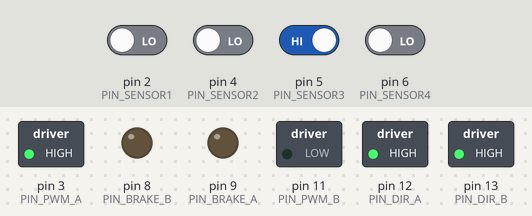
A sketch run on a simulated Arduino Uno, built with avr-gcc and run on an emulated ATmega328P. Parts: switched loads named in the sketch (green lamp = pin HIGH), output pins drawn as LEDs (lit = HIGH). The inputs (shaded band) are chosen by the test bench; at power-on: pin 5 (PIN_SENSOR3) HIGH, pin 2 (PIN_SENSOR1), pin 4 (PIN_SENSOR2), pin 6 (PIN_SENSOR4) LOW.

Above: at 1.2 s.
1.3 s: pin 2 (PIN_SENSOR1) driven HIGH
At 2.2 s:
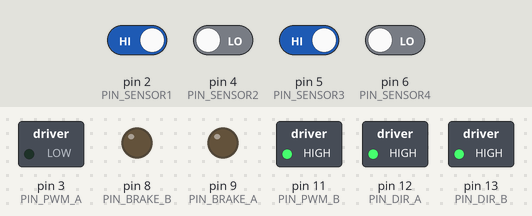
2.8 s: pin 2 (PIN_SENSOR1) driven LOW
At 3.3 s:
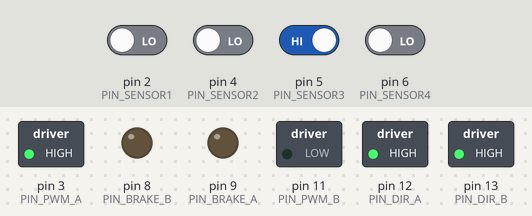
4.3 s: pin 5 (PIN_SENSOR3) driven LOW
At 5.5 s:
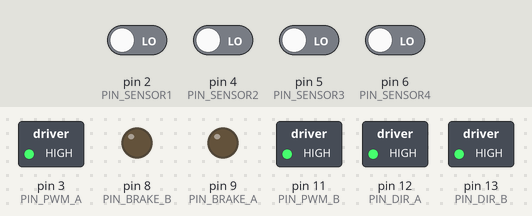
5.8 s: pin 5 (PIN_SENSOR3) driven HIGH
At 6.8 s:
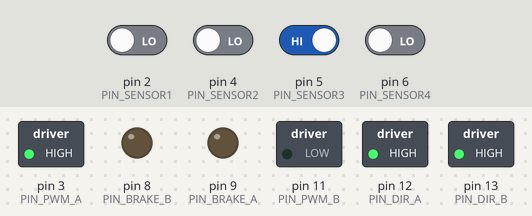
Timing chart, 0 to 8.3 s (numbered marks = the images above; inputs shaded):
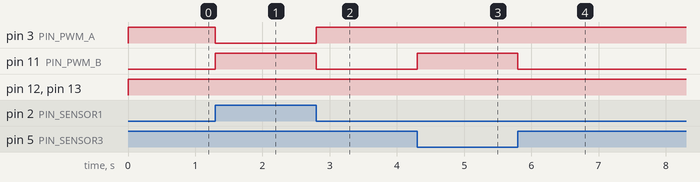

Measured:
- after the input at 1.3 s, pin 3 (PIN_PWM_A): HIGH → LOW at once; pin 11 (PIN_PWM_B): LOW → HIGH at once
- after the input at 2.8 s, pin 3 (PIN_PWM_A): LOW → HIGH at once; pin 11 (PIN_PWM_B): HIGH → LOW at once
- after the input at 4.3 s, pin 11 (PIN_PWM_B): LOW → HIGH at once
- after the input at 5.8 s, pin 11 (PIN_PWM_B): HIGH → LOW at once

The sketch:

CarroSeguidorDeLinea.ino
```cpp
#include "Arduino.h"
// PINES DE MOTOR SHIELD
int PIN_PWM_A = 3;
int PIN_PWM_B = 11;
int PIN_DIR_A = 12;
int PIN_DIR_B = 13;
int PIN_BRAKE_A = 9;
int PIN_BRAKE_B = 8;

// PINES DE SENSORES PARA SEGUIDOR DE LINEA
int PIN_SENSOR1 = 2;
int PIN_SENSOR2 = 4;
int PIN_SENSOR3 = 5;
int PIN_SENSOR4 = 6;

// CONSTANTES PARA VELOCIDAD DEL CARRO
int PWM_AVANCE = 255;
int PWM_GIRO = 255;

// VARIABLES DE INSTANCIA CON LOS VALORES DE LOS SENSORES
boolean sL;
boolean sLL;
boolean sR;
boolean sRR;

boolean hintIzquierda;
boolean hintDerecha;

void setup() {
  // ESTABLECER PINES DE SALIDA (AL MOTOR)
  pinMode(PIN_PWM_A, OUTPUT);
  pinMode(PIN_PWM_B, OUTPUT);
  pinMode(PIN_DIR_A, OUTPUT);
  pinMode(PIN_DIR_B, OUTPUT);
  pinMode(PIN_BRAKE_A, OUTPUT);
  pinMode(PIN_BRAKE_B, OUTPUT);

  // ESTABLECER PINES DE ENTRADA (DESDE LOS SENSORES)
  pinMode(PIN_SENSOR1, INPUT);
  pinMode(PIN_SENSOR2, INPUT);
  pinMode(PIN_SENSOR3, INPUT);
  pinMode(PIN_SENSOR4, INPUT);

  Serial.begin(9600);
}

void loop() {
  leerSensores();
  seguirLinea();
  //avanzarDerecho();
}

void leerSensores() {
  sLL = digitalRead(PIN_SENSOR4) == HIGH;
  sL = digitalRead(PIN_SENSOR3) == HIGH;
  sR = digitalRead(PIN_SENSOR2) == HIGH;
  sRR = digitalRead(PIN_SENSOR1) == HIGH;
}

void seguirLinea() {
  algoritmoLineaSimple();
}

void algoritmoLineaSimple() {
  if (!hintDerecha && !hintIzquierda) {
    if (!sL && !sR && !sLL && !sRR) {
      avanzarDerecho();
    } else if (sR || sRR) {
      rotarDerecha();
    } else if (sL || sLL) {
      rotarIzquierda();
    } else {
      avanzarDerecho();
    }
  } else {
    if (hintDerecha) {
      rotarDerecha();
    } else if (hintIzquierda) {
      rotarIzquierda();
    }
  }

  if (sRR && !hintDerecha && !hintIzquierda) {
    hintDerecha = true;
  } else if (sLL && !hintDerecha && !hintIzquierda) {
    hintIzquierda = true;
  }

  if (hintIzquierda && sR) {
    hintIzquierda = false;
    hintDerecha = false;
  }
  if (hintDerecha && sL) {
    hintIzquierda = false;
    hintDerecha = false;
  }

}

void rotarIzquierda() {
  digitalWrite(PIN_DIR_A, HIGH);
  digitalWrite(PIN_BRAKE_A, LOW);
  analogWrite(PIN_PWM_A, PWM_GIRO);

  digitalWrite(PIN_DIR_B, HIGH);
  digitalWrite(PIN_BRAKE_B, LOW);
  analogWrite(PIN_PWM_B, 0);
}

void rotarDerecha() {
  digitalWrite(PIN_DIR_A, HIGH);
  digitalWrite(PIN_BRAKE_A, LOW);
  analogWrite(PIN_PWM_A, 0);

  digitalWrite(PIN_DIR_B, HIGH);
  digitalWrite(PIN_BRAKE_B, LOW);
  analogWrite(PIN_PWM_B, PWM_GIRO);
}

void avanzarDerecho() {
  digitalWrite(PIN_DIR_A, HIGH);
  digitalWrite(PIN_BRAKE_A, LOW);
  analogWrite(PIN_PWM_A, PWM_AVANCE);

  digitalWrite(PIN_DIR_B, HIGH);
  digitalWrite(PIN_BRAKE_B, LOW);
  analogWrite(PIN_PWM_B, PWM_AVANCE);
}

void detenerse() {
  digitalWrite(PIN_DIR_A, HIGH);
  analogWrite(PIN_PWM_A, 0);
  digitalWrite(PIN_BRAKE_A, HIGH);

  digitalWrite(PIN_DIR_B, HIGH);
  analogWrite(PIN_PWM_B, 0);
  digitalWrite(PIN_BRAKE_B, HIGH);
}
```

.ino.cpp
```cpp
#ifdef __IN_ECLIPSE__
//This is a automatic generated file
//Please do not modify this file
//If you touch this file your change will be overwritten during the next build
//This file has been generated on 2017-09-22 19:16:19

#include "Arduino.h"
#include "Arduino.h"
void setup() ;
void loop() ;
void leerSensores() ;
void seguirLinea() ;
void algoritmoLineaSimple() ;
void algoritmoGiro90Grados() ;
void rotarIzquierda() ;
void rotarDerecha() ;
void girarIzquierda() ;
void girarDerecha() ;
void avanzarDerecho() ;
void detenerse() ;
void resetearFlagsControl() ;

#include "Main.ino"


#endif
```
